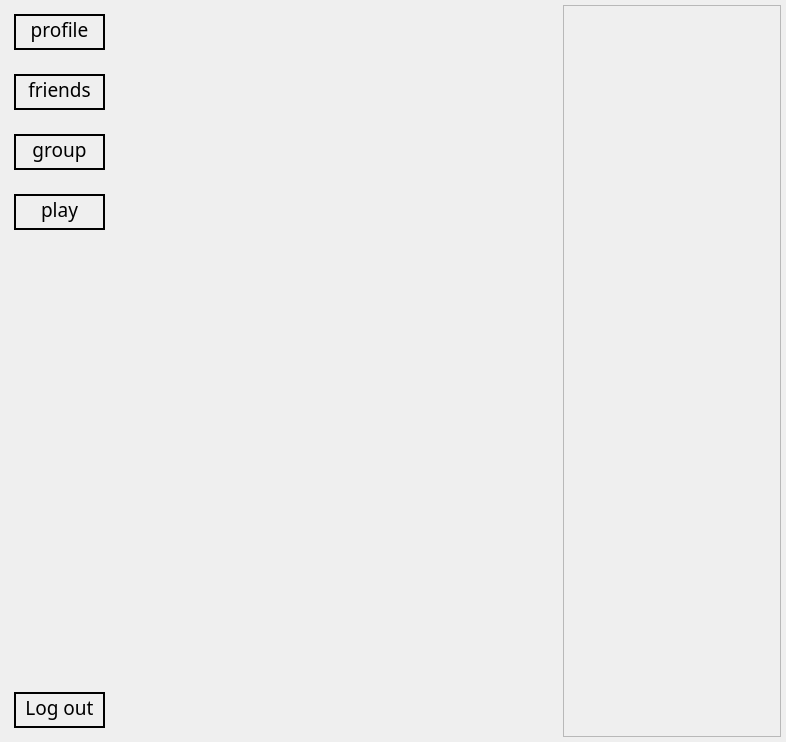
<?xml version="1.0" encoding="UTF-8"?>
<ui version="4.0">
 <class>MainWindow</class>
 <widget class="QMainWindow" name="MainWindow">
  <property name="geometry">
   <rect>
    <x>0</x>
    <y>0</y>
    <width>786</width>
    <height>742</height>
   </rect>
  </property>
  <property name="windowTitle">
   <string>MainWindow</string>
  </property>
  <widget class="QWidget" name="centralwidget">
   <layout class="QHBoxLayout" name="horizontalLayout_5" stretch="1,4,2">
    <property name="leftMargin">
     <number>5</number>
    </property>
    <property name="topMargin">
     <number>5</number>
    </property>
    <property name="rightMargin">
     <number>5</number>
    </property>
    <property name="bottomMargin">
     <number>5</number>
    </property>
    <item>
     <widget class="QWidget" name="leftWidget" native="true">
      <layout class="QVBoxLayout" name="verticalLayout">
       <property name="leftMargin">
        <number>0</number>
       </property>
       <property name="topMargin">
        <number>0</number>
       </property>
       <property name="rightMargin">
        <number>0</number>
       </property>
       <property name="bottomMargin">
        <number>0</number>
       </property>
       <item>
        <widget class="QWidget" name="widget_3" native="true">
         <layout class="QHBoxLayout" name="horizontalLayout">
          <item>
           <widget class="QPushButton" name="profile_button">
            <property name="font">
             <font>
              <family>Poor Richard</family>
              <pointsize>14</pointsize>
             </font>
            </property>
            <property name="styleSheet">
             <string notr="true">border-radius : 100; 
border : 2px solid black;
padding-bottom: 5px</string>
            </property>
            <property name="text">
             <string>profile</string>
            </property>
           </widget>
          </item>
         </layout>
        </widget>
       </item>
       <item>
        <widget class="QWidget" name="widget_4" native="true">
         <layout class="QHBoxLayout" name="horizontalLayout_2">
          <item>
           <widget class="QPushButton" name="friend_button">
            <property name="font">
             <font>
              <family>Poor Richard</family>
              <pointsize>14</pointsize>
             </font>
            </property>
            <property name="styleSheet">
             <string notr="true">border-radius : 100; 
border : 2px solid black;
padding-bottom: 5px</string>
            </property>
            <property name="text">
             <string>friends</string>
            </property>
           </widget>
          </item>
         </layout>
        </widget>
       </item>
       <item>
        <widget class="QWidget" name="widget_5" native="true">
         <layout class="QHBoxLayout" name="horizontalLayout_3">
          <item>
           <widget class="QPushButton" name="group_button">
            <property name="font">
             <font>
              <family>Poor Richard</family>
              <pointsize>14</pointsize>
             </font>
            </property>
            <property name="styleSheet">
             <string notr="true">border-radius : 100; 
border : 2px solid black;
padding-bottom: 5px</string>
            </property>
            <property name="text">
             <string>group</string>
            </property>
           </widget>
          </item>
         </layout>
        </widget>
       </item>
       <item>
        <widget class="QWidget" name="widget_6" native="true">
         <layout class="QVBoxLayout" name="verticalLayout_2">
          <item>
           <widget class="QPushButton" name="play_button">
            <property name="font">
             <font>
              <family>Poor Richard</family>
              <pointsize>14</pointsize>
             </font>
            </property>
            <property name="styleSheet">
             <string notr="true">border-radius : 100; 
border : 2px solid black;
padding-bottom: 5px</string>
            </property>
            <property name="text">
             <string>play</string>
            </property>
           </widget>
          </item>
         </layout>
        </widget>
       </item>
       <item>
        <spacer name="verticalSpacer">
         <property name="orientation">
          <enum>Qt::Vertical</enum>
         </property>
         <property name="sizeHint" stdset="0">
          <size>
           <width>20</width>
           <height>40</height>
          </size>
         </property>
        </spacer>
       </item>
       <item>
        <widget class="QWidget" name="widget_7" native="true">
         <layout class="QHBoxLayout" name="horizontalLayout_4">
          <item>
           <widget class="QPushButton" name="logout_button">
            <property name="font">
             <font>
              <family>Poor Richard</family>
              <pointsize>14</pointsize>
             </font>
            </property>
            <property name="styleSheet">
             <string notr="true">border-radius : 100; 
border : 2px solid black;
padding-bottom: 5px</string>
            </property>
            <property name="text">
             <string>Log out</string>
            </property>
           </widget>
          </item>
         </layout>
        </widget>
       </item>
      </layout>
     </widget>
    </item>
    <item>
     <widget class="QStackedWidget" name="stackedWidget">
      <property name="sizePolicy">
       <sizepolicy hsizetype="Expanding" vsizetype="Expanding">
        <horstretch>0</horstretch>
        <verstretch>0</verstretch>
       </sizepolicy>
      </property>
      <property name="currentIndex">
       <number>-1</number>
      </property>
     </widget>
    </item>
    <item>
     <widget class="QWidget" name="rightWidget" native="true">
      <property name="minimumSize">
       <size>
        <width>86</width>
        <height>732</height>
       </size>
      </property>
      <property name="font">
       <font>
        <family>Poor Richard</family>
        <pointsize>14</pointsize>
       </font>
      </property>
      <layout class="QVBoxLayout" name="verticalLayout_3">
       <property name="spacing">
        <number>-1</number>
       </property>
       <property name="leftMargin">
        <number>0</number>
       </property>
       <property name="topMargin">
        <number>0</number>
       </property>
       <property name="rightMargin">
        <number>0</number>
       </property>
       <property name="bottomMargin">
        <number>0</number>
       </property>
       <item>
        <widget class="QScrollArea" name="scrollArea">
         <property name="sizePolicy">
          <sizepolicy hsizetype="Preferred" vsizetype="Preferred">
           <horstretch>0</horstretch>
           <verstretch>0</verstretch>
          </sizepolicy>
         </property>
         <property name="focusPolicy">
          <enum>Qt::StrongFocus</enum>
         </property>
         <property name="contextMenuPolicy">
          <enum>Qt::DefaultContextMenu</enum>
         </property>
         <property name="frameShape">
          <enum>QFrame::StyledPanel</enum>
         </property>
         <property name="frameShadow">
          <enum>QFrame::Plain</enum>
         </property>
         <property name="lineWidth">
          <number>10</number>
         </property>
         <property name="midLineWidth">
          <number>10</number>
         </property>
         <property name="widgetResizable">
          <bool>true</bool>
         </property>
         <property name="alignment">
          <set>Qt::AlignCenter</set>
         </property>
         <widget class="QWidget" name="scrollAreaWidgetContents">
          <property name="geometry">
           <rect>
            <x>0</x>
            <y>0</y>
            <width>214</width>
            <height>730</height>
           </rect>
          </property>
         </widget>
        </widget>
       </item>
      </layout>
     </widget>
    </item>
   </layout>
  </widget>
 </widget>
 <resources/>
 <connections/>
</ui>
